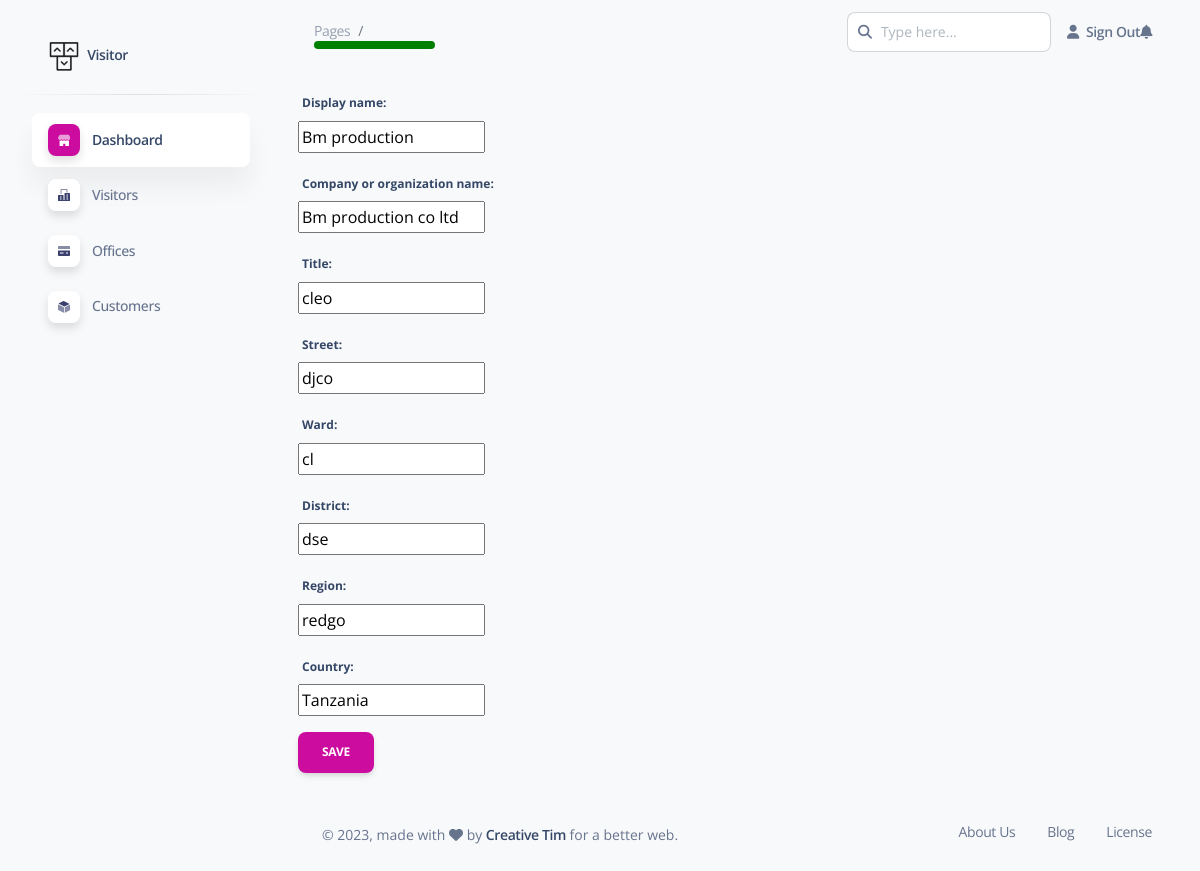
The app's page /staff/customer/update/3 with its own data.
### customer/models.py (models this page shows, shortened)
class Customer(models.Model):
    user = models.OneToOneField(User, on_delete=models.CASCADE, null=True, blank=True)
    display_name = models.CharField(max_length=200, null=True, blank=True)
    company_or_organization_name = models.CharField(max_length=200, null=True, blank=True)
    title = models.CharField(max_length=200, null=True, blank=True)
    street = models.CharField(max_length=100, null=True, blank=True)
    ward = models.CharField(max_length=100, null=True, blank=True)
    district = models.CharField(max_length=100, null=True, blank=True)
    region = models.CharField(max_length=100, null=True, blank=True)
    country = models.CharField(max_length=100, default="Tanzania", null=True, blank=True)

### customer/views.py (the view)
# urls.py: path('customer/update/<int:pk>', customerUpdate, name="update_customer"),
def customerUpdate(request, pk):
    customer = Customer.objects.get(id = pk)
    form = CustomerForm(instance=customer)
    if request.method == "POST":
        form = form = CustomerForm(request.POST, instance=customer)
        if form.is_valid():
            form.save()
            return redirect('admin_customers')
    context = {
        'form': form
    }
    return render(request, 'avocado/customers/update.html', context)

### customer/forms.py
class CustomerForm(forms.ModelForm):
    class Meta:
        model = Customer
        fields = '__all__'
        exclude = ['user',]

### templates/avocado/customers/update.html (shortened to what this page needs)
{% extends 'avocado/base/index.html' %}
{% load static%}
{% block content %}
<div class="col-md-6 col-lg-6 col-sm-12">
    <form method="post" id="saveCustomer" action="">
        <div class="row">
          <div class="col-md-6">
            <div class="form-group">
              {{form.as_p}}
            </div>
          </div>
          <div class="">
            <div class="form-group has-danger">
              <button type="submit" id="" class="btn btn-primary btn-outline">Save</button>
            </div>
          </div>
        </div>
      </form>
</div>
{% endblock  %}

### records on screen
Customer: display_name "Bm production", company_or_organization_name "Bm production co ltd", title "cleo", street "djco", ward "cl", district "dse", region "redgo", country "Tanzania"
